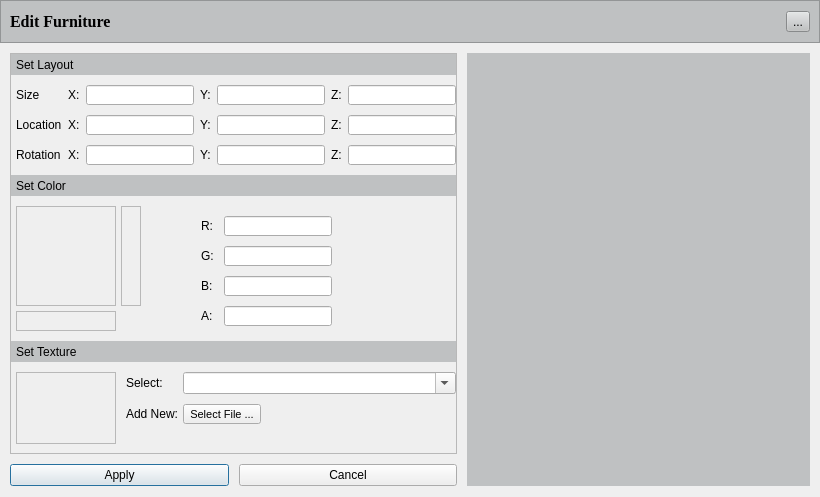
<?xml version="1.0" encoding="UTF-8"?>
<ui version="4.0">
 <class>EditFurniture</class>
 <widget class="QDialog" name="EditFurniture">
  <property name="geometry">
   <rect>
    <x>0</x>
    <y>0</y>
    <width>820</width>
    <height>497</height>
   </rect>
  </property>
  <property name="sizePolicy">
   <sizepolicy hsizetype="MinimumExpanding" vsizetype="MinimumExpanding">
    <horstretch>0</horstretch>
    <verstretch>0</verstretch>
   </sizepolicy>
  </property>
  <property name="windowTitle">
   <string>Dialog</string>
  </property>
  <layout class="QVBoxLayout" name="verticalLayout">
   <property name="spacing">
    <number>10</number>
   </property>
   <property name="leftMargin">
    <number>0</number>
   </property>
   <property name="topMargin">
    <number>0</number>
   </property>
   <property name="rightMargin">
    <number>0</number>
   </property>
   <item>
    <widget class="QFrame" name="frame_2">
     <property name="minimumSize">
      <size>
       <width>0</width>
       <height>43</height>
      </size>
     </property>
     <property name="styleSheet">
      <string notr="true">background-color:rgb(191,193,194)</string>
     </property>
     <property name="frameShape">
      <enum>QFrame::StyledPanel</enum>
     </property>
     <property name="frameShadow">
      <enum>QFrame::Raised</enum>
     </property>
     <layout class="QHBoxLayout" name="horizontalLayout_7">
      <item>
       <widget class="QLabel" name="label_14">
        <property name="font">
         <font>
          <family>Times New Roman</family>
          <pointsize>12</pointsize>
          <weight>75</weight>
          <bold>true</bold>
         </font>
        </property>
        <property name="text">
         <string>Edit Furniture</string>
        </property>
       </widget>
      </item>
      <item>
       <widget class="QToolButton" name="m_pToolButtonCancel">
        <property name="text">
         <string>...</string>
        </property>
        <property name="icon">
         <iconset>
          <normaloff>../../../Projekti/close-icon.png</normaloff>../../../Projekti/close-icon.png</iconset>
        </property>
       </widget>
      </item>
     </layout>
    </widget>
   </item>
   <item>
    <layout class="QHBoxLayout" name="horizontalLayout_2">
     <property name="spacing">
      <number>0</number>
     </property>
     <property name="leftMargin">
      <number>10</number>
     </property>
     <property name="rightMargin">
      <number>10</number>
     </property>
     <item>
      <layout class="QVBoxLayout" name="verticalLayout_6">
       <property name="spacing">
        <number>10</number>
       </property>
       <property name="bottomMargin">
        <number>0</number>
       </property>
       <item>
        <widget class="QScrollArea" name="scrollArea">
         <property name="verticalScrollBarPolicy">
          <enum>Qt::ScrollBarAsNeeded</enum>
         </property>
         <property name="widgetResizable">
          <bool>true</bool>
         </property>
         <widget class="QWidget" name="scrollAreaWidgetContents">
          <property name="geometry">
           <rect>
            <x>0</x>
            <y>0</y>
            <width>436</width>
            <height>396</height>
           </rect>
          </property>
          <layout class="QVBoxLayout" name="verticalLayout_3">
           <property name="spacing">
            <number>10</number>
           </property>
           <property name="leftMargin">
            <number>0</number>
           </property>
           <property name="topMargin">
            <number>0</number>
           </property>
           <property name="rightMargin">
            <number>0</number>
           </property>
           <item>
            <widget class="QLabel" name="label_2">
             <property name="sizePolicy">
              <sizepolicy hsizetype="Preferred" vsizetype="Fixed">
               <horstretch>0</horstretch>
               <verstretch>0</verstretch>
              </sizepolicy>
             </property>
             <property name="minimumSize">
              <size>
               <width>0</width>
               <height>21</height>
              </size>
             </property>
             <property name="maximumSize">
              <size>
               <width>16777215</width>
               <height>21</height>
              </size>
             </property>
             <property name="styleSheet">
              <string notr="true">background-color:rgb(191,193,194)</string>
             </property>
             <property name="frameShape">
              <enum>QFrame::NoFrame</enum>
             </property>
             <property name="frameShadow">
              <enum>QFrame::Raised</enum>
             </property>
             <property name="text">
              <string>Set Layout</string>
             </property>
             <property name="textFormat">
              <enum>Qt::PlainText</enum>
             </property>
             <property name="indent">
              <number>5</number>
             </property>
            </widget>
           </item>
           <item>
            <layout class="QGridLayout" name="gridLayout">
             <property name="leftMargin">
              <number>5</number>
             </property>
             <property name="bottomMargin">
              <number>0</number>
             </property>
             <property name="horizontalSpacing">
              <number>6</number>
             </property>
             <item row="1" column="4">
              <widget class="QLineEdit" name="m_pLineEditLocationY">
               <property name="maximumSize">
                <size>
                 <width>16777215</width>
                 <height>20</height>
                </size>
               </property>
              </widget>
             </item>
             <item row="0" column="1">
              <widget class="QLabel" name="label_34">
               <property name="text">
                <string>X:</string>
               </property>
              </widget>
             </item>
             <item row="0" column="5">
              <widget class="QLabel" name="label_41">
               <property name="text">
                <string>Z:</string>
               </property>
              </widget>
             </item>
             <item row="1" column="6">
              <widget class="QLineEdit" name="m_pLineEditLocationZ">
               <property name="maximumSize">
                <size>
                 <width>16777215</width>
                 <height>20</height>
                </size>
               </property>
              </widget>
             </item>
             <item row="0" column="4">
              <widget class="QLineEdit" name="m_pLineEditScaleY">
               <property name="maximumSize">
                <size>
                 <width>16777215</width>
                 <height>20</height>
                </size>
               </property>
              </widget>
             </item>
             <item row="0" column="2">
              <widget class="QLineEdit" name="m_pLineEditScaleX">
               <property name="maximumSize">
                <size>
                 <width>16777215</width>
                 <height>20</height>
                </size>
               </property>
              </widget>
             </item>
             <item row="1" column="3">
              <widget class="QLabel" name="label_35">
               <property name="text">
                <string>Y:</string>
               </property>
              </widget>
             </item>
             <item row="1" column="1">
              <widget class="QLabel" name="label_33">
               <property name="text">
                <string>X:</string>
               </property>
              </widget>
             </item>
             <item row="1" column="2">
              <widget class="QLineEdit" name="m_pLineEditLocationX">
               <property name="maximumSize">
                <size>
                 <width>16777215</width>
                 <height>20</height>
                </size>
               </property>
              </widget>
             </item>
             <item row="1" column="0">
              <widget class="QLabel" name="label_9">
               <property name="text">
                <string>Location</string>
               </property>
              </widget>
             </item>
             <item row="0" column="3">
              <widget class="QLabel" name="label_36">
               <property name="text">
                <string>Y:</string>
               </property>
              </widget>
             </item>
             <item row="0" column="6">
              <widget class="QLineEdit" name="m_pLineEditScaleZ">
               <property name="maximumSize">
                <size>
                 <width>16777215</width>
                 <height>20</height>
                </size>
               </property>
              </widget>
             </item>
             <item row="1" column="5">
              <widget class="QLabel" name="label_37">
               <property name="text">
                <string>Z:</string>
               </property>
              </widget>
             </item>
             <item row="0" column="0">
              <widget class="QLabel" name="label_8">
               <property name="text">
                <string>Size</string>
               </property>
              </widget>
             </item>
             <item row="2" column="0">
              <widget class="QLabel" name="label_10">
               <property name="text">
                <string>Rotation</string>
               </property>
              </widget>
             </item>
             <item row="2" column="1">
              <widget class="QLabel" name="label_39">
               <property name="text">
                <string>X:</string>
               </property>
              </widget>
             </item>
             <item row="2" column="2">
              <widget class="QLineEdit" name="m_pLineEditRotationX">
               <property name="maximumSize">
                <size>
                 <width>16777215</width>
                 <height>20</height>
                </size>
               </property>
              </widget>
             </item>
             <item row="2" column="4">
              <widget class="QLineEdit" name="m_pLineEditRotationY">
               <property name="maximumSize">
                <size>
                 <width>16777215</width>
                 <height>20</height>
                </size>
               </property>
              </widget>
             </item>
             <item row="2" column="6">
              <widget class="QLineEdit" name="m_pLineEditRotationZ">
               <property name="maximumSize">
                <size>
                 <width>16777215</width>
                 <height>20</height>
                </size>
               </property>
              </widget>
             </item>
             <item row="2" column="5">
              <widget class="QLabel" name="label_40">
               <property name="text">
                <string>Z:</string>
               </property>
              </widget>
             </item>
             <item row="2" column="3">
              <widget class="QLabel" name="label_38">
               <property name="text">
                <string>Y:</string>
               </property>
              </widget>
             </item>
            </layout>
           </item>
           <item>
            <widget class="QLabel" name="label_3">
             <property name="sizePolicy">
              <sizepolicy hsizetype="Preferred" vsizetype="Fixed">
               <horstretch>0</horstretch>
               <verstretch>0</verstretch>
              </sizepolicy>
             </property>
             <property name="minimumSize">
              <size>
               <width>0</width>
               <height>21</height>
              </size>
             </property>
             <property name="maximumSize">
              <size>
               <width>16777215</width>
               <height>21</height>
              </size>
             </property>
             <property name="styleSheet">
              <string notr="true">background-color:rgb(191,193,194)</string>
             </property>
             <property name="frameShape">
              <enum>QFrame::NoFrame</enum>
             </property>
             <property name="frameShadow">
              <enum>QFrame::Raised</enum>
             </property>
             <property name="text">
              <string>Set Color</string>
             </property>
             <property name="textFormat">
              <enum>Qt::PlainText</enum>
             </property>
             <property name="scaledContents">
              <bool>false</bool>
             </property>
             <property name="margin">
              <number>0</number>
             </property>
             <property name="indent">
              <number>5</number>
             </property>
            </widget>
           </item>
           <item>
            <layout class="QHBoxLayout" name="horizontalLayout_3">
             <property name="spacing">
              <number>40</number>
             </property>
             <property name="bottomMargin">
              <number>0</number>
             </property>
             <item>
              <layout class="QVBoxLayout" name="verticalLayout_4">
               <property name="spacing">
                <number>5</number>
               </property>
               <property name="leftMargin">
                <number>5</number>
               </property>
               <property name="bottomMargin">
                <number>0</number>
               </property>
               <item>
                <layout class="QHBoxLayout" name="horizontalLayout_4">
                 <item>
                  <widget class="QLabel" name="m_pLabelColorFactory">
                   <property name="enabled">
                    <bool>true</bool>
                   </property>
                   <property name="sizePolicy">
                    <sizepolicy hsizetype="Fixed" vsizetype="Fixed">
                     <horstretch>0</horstretch>
                     <verstretch>0</verstretch>
                    </sizepolicy>
                   </property>
                   <property name="minimumSize">
                    <size>
                     <width>100</width>
                     <height>100</height>
                    </size>
                   </property>
                   <property name="frameShape">
                    <enum>QFrame::StyledPanel</enum>
                   </property>
                   <property name="text">
                    <string/>
                   </property>
                  </widget>
                 </item>
                 <item>
                  <widget class="QLabel" name="m_pLabelColorTag">
                   <property name="sizePolicy">
                    <sizepolicy hsizetype="Fixed" vsizetype="Fixed">
                     <horstretch>0</horstretch>
                     <verstretch>0</verstretch>
                    </sizepolicy>
                   </property>
                   <property name="minimumSize">
                    <size>
                     <width>20</width>
                     <height>100</height>
                    </size>
                   </property>
                   <property name="frameShape">
                    <enum>QFrame::StyledPanel</enum>
                   </property>
                   <property name="text">
                    <string/>
                   </property>
                  </widget>
                 </item>
                </layout>
               </item>
               <item>
                <widget class="QLabel" name="m_pLabelColorSample">
                 <property name="minimumSize">
                  <size>
                   <width>100</width>
                   <height>20</height>
                  </size>
                 </property>
                 <property name="maximumSize">
                  <size>
                   <width>100</width>
                   <height>20</height>
                  </size>
                 </property>
                 <property name="frameShape">
                  <enum>QFrame::StyledPanel</enum>
                 </property>
                 <property name="text">
                  <string/>
                 </property>
                </widget>
               </item>
              </layout>
             </item>
             <item>
              <layout class="QFormLayout" name="formLayout_2">
               <property name="fieldGrowthPolicy">
                <enum>QFormLayout::FieldsStayAtSizeHint</enum>
               </property>
               <property name="horizontalSpacing">
                <number>10</number>
               </property>
               <property name="verticalSpacing">
                <number>10</number>
               </property>
               <property name="leftMargin">
                <number>20</number>
               </property>
               <property name="topMargin">
                <number>10</number>
               </property>
               <property name="rightMargin">
                <number>10</number>
               </property>
               <item row="0" column="0">
                <widget class="QLabel" name="label_45">
                 <property name="text">
                  <string>R:</string>
                 </property>
                </widget>
               </item>
               <item row="0" column="1">
                <widget class="QLineEdit" name="m_pLineEditColorR">
                 <property name="maximumSize">
                  <size>
                   <width>16777215</width>
                   <height>20</height>
                  </size>
                 </property>
                </widget>
               </item>
               <item row="1" column="0">
                <widget class="QLabel" name="label_46">
                 <property name="text">
                  <string>G:</string>
                 </property>
                </widget>
               </item>
               <item row="1" column="1">
                <widget class="QLineEdit" name="m_pLineEditColorG">
                 <property name="maximumSize">
                  <size>
                   <width>16777215</width>
                   <height>20</height>
                  </size>
                 </property>
                </widget>
               </item>
               <item row="2" column="0">
                <widget class="QLabel" name="label_43">
                 <property name="text">
                  <string>B:</string>
                 </property>
                </widget>
               </item>
               <item row="2" column="1">
                <widget class="QLineEdit" name="m_pLineEditColorB">
                 <property name="maximumSize">
                  <size>
                   <width>16777215</width>
                   <height>20</height>
                  </size>
                 </property>
                </widget>
               </item>
               <item row="3" column="0">
                <widget class="QLabel" name="label_53">
                 <property name="text">
                  <string>A:</string>
                 </property>
                </widget>
               </item>
               <item row="3" column="1">
                <widget class="QLineEdit" name="m_pLineEditColorA">
                 <property name="maximumSize">
                  <size>
                   <width>16777215</width>
                   <height>20</height>
                  </size>
                 </property>
                </widget>
               </item>
              </layout>
             </item>
            </layout>
           </item>
           <item>
            <widget class="QLabel" name="label_6">
             <property name="sizePolicy">
              <sizepolicy hsizetype="Preferred" vsizetype="Fixed">
               <horstretch>0</horstretch>
               <verstretch>0</verstretch>
              </sizepolicy>
             </property>
             <property name="minimumSize">
              <size>
               <width>0</width>
               <height>21</height>
              </size>
             </property>
             <property name="maximumSize">
              <size>
               <width>16777215</width>
               <height>21</height>
              </size>
             </property>
             <property name="styleSheet">
              <string notr="true">background-color:rgb(191,193,194)</string>
             </property>
             <property name="frameShape">
              <enum>QFrame::NoFrame</enum>
             </property>
             <property name="frameShadow">
              <enum>QFrame::Raised</enum>
             </property>
             <property name="text">
              <string>Set Texture</string>
             </property>
             <property name="textFormat">
              <enum>Qt::PlainText</enum>
             </property>
             <property name="indent">
              <number>5</number>
             </property>
            </widget>
           </item>
           <item>
            <layout class="QHBoxLayout" name="horizontalLayout_5">
             <property name="spacing">
              <number>10</number>
             </property>
             <property name="leftMargin">
              <number>5</number>
             </property>
             <item>
              <widget class="QLabel" name="m_pLabelTexture">
               <property name="maximumSize">
                <size>
                 <width>100</width>
                 <height>100</height>
                </size>
               </property>
               <property name="frameShape">
                <enum>QFrame::StyledPanel</enum>
               </property>
               <property name="text">
                <string/>
               </property>
               <property name="scaledContents">
                <bool>true</bool>
               </property>
               <property name="alignment">
                <set>Qt::AlignCenter</set>
               </property>
              </widget>
             </item>
             <item>
              <layout class="QFormLayout" name="formLayout_3">
               <property name="horizontalSpacing">
                <number>5</number>
               </property>
               <property name="verticalSpacing">
                <number>10</number>
               </property>
               <property name="leftMargin">
                <number>0</number>
               </property>
               <property name="topMargin">
                <number>0</number>
               </property>
               <item row="0" column="0">
                <widget class="QLabel" name="label_12">
                 <property name="text">
                  <string>Select:</string>
                 </property>
                </widget>
               </item>
               <item row="0" column="1">
                <widget class="QComboBox" name="m_pComboBoxTexture">
                 <property name="acceptDrops">
                  <bool>true</bool>
                 </property>
                 <property name="editable">
                  <bool>true</bool>
                 </property>
                 <property name="insertPolicy">
                  <enum>QComboBox::InsertAlphabetically</enum>
                 </property>
                </widget>
               </item>
               <item row="1" column="0">
                <widget class="QLabel" name="label_11">
                 <property name="text">
                  <string>Add New:</string>
                 </property>
                 <property name="margin">
                  <number>0</number>
                 </property>
                </widget>
               </item>
               <item row="1" column="1">
                <widget class="QToolButton" name="m_pToolButtonTexture">
                 <property name="font">
                  <font>
                   <pointsize>8</pointsize>
                  </font>
                 </property>
                 <property name="text">
                  <string>Select File ...</string>
                 </property>
                 <property name="popupMode">
                  <enum>QToolButton::InstantPopup</enum>
                 </property>
                </widget>
               </item>
              </layout>
             </item>
            </layout>
           </item>
          </layout>
         </widget>
        </widget>
       </item>
       <item>
        <layout class="QHBoxLayout" name="horizontalLayout_6">
         <property name="bottomMargin">
          <number>0</number>
         </property>
         <item>
          <widget class="QPushButton" name="m_pPushButtonApply">
           <property name="text">
            <string>Apply</string>
           </property>
          </widget>
         </item>
         <item>
          <widget class="QPushButton" name="m_pPushButtonCancel">
           <property name="text">
            <string>Cancel</string>
           </property>
          </widget>
         </item>
        </layout>
       </item>
      </layout>
     </item>
     <item>
      <widget class="QWidget" name="widget" native="true">
       <property name="sizePolicy">
        <sizepolicy hsizetype="MinimumExpanding" vsizetype="MinimumExpanding">
         <horstretch>1</horstretch>
         <verstretch>1</verstretch>
        </sizepolicy>
       </property>
       <property name="minimumSize">
        <size>
         <width>310</width>
         <height>300</height>
        </size>
       </property>
       <property name="styleSheet">
        <string notr="true"/>
       </property>
       <layout class="QVBoxLayout" name="verticalLayout_2">
        <property name="spacing">
         <number>0</number>
        </property>
        <property name="leftMargin">
         <number>10</number>
        </property>
        <property name="topMargin">
         <number>0</number>
        </property>
        <property name="rightMargin">
         <number>0</number>
        </property>
        <property name="bottomMargin">
         <number>0</number>
        </property>
        <item>
         <widget class="VR::OSGQT_Widget" name="m_pOSGQT_Widget" native="true">
          <property name="sizePolicy">
           <sizepolicy hsizetype="MinimumExpanding" vsizetype="MinimumExpanding">
            <horstretch>0</horstretch>
            <verstretch>0</verstretch>
           </sizepolicy>
          </property>
          <property name="minimumSize">
           <size>
            <width>300</width>
            <height>300</height>
           </size>
          </property>
          <property name="maximumSize">
           <size>
            <width>16777215</width>
            <height>16777215</height>
           </size>
          </property>
          <property name="sizeIncrement">
           <size>
            <width>1</width>
            <height>1</height>
           </size>
          </property>
          <property name="baseSize">
           <size>
            <width>300</width>
            <height>300</height>
           </size>
          </property>
          <property name="styleSheet">
           <string notr="true">background-color: rgb(191, 193, 194);</string>
          </property>
         </widget>
        </item>
       </layout>
      </widget>
     </item>
    </layout>
   </item>
  </layout>
 </widget>
 <customwidgets>
  <customwidget>
   <class>VR::OSGQT_Widget</class>
   <extends>QWidget</extends>
   <header location="global">osgqt_widget.h</header>
   <container>1</container>
  </customwidget>
 </customwidgets>
 <tabstops>
  <tabstop>scrollArea</tabstop>
  <tabstop>m_pLineEditScaleX</tabstop>
  <tabstop>m_pLineEditScaleY</tabstop>
  <tabstop>m_pLineEditScaleZ</tabstop>
  <tabstop>m_pLineEditLocationX</tabstop>
  <tabstop>m_pLineEditLocationY</tabstop>
  <tabstop>m_pLineEditLocationZ</tabstop>
  <tabstop>m_pLineEditRotationX</tabstop>
  <tabstop>m_pLineEditRotationY</tabstop>
  <tabstop>m_pLineEditRotationZ</tabstop>
  <tabstop>m_pLineEditColorR</tabstop>
  <tabstop>m_pLineEditColorG</tabstop>
  <tabstop>m_pLineEditColorB</tabstop>
  <tabstop>m_pLineEditColorA</tabstop>
  <tabstop>m_pComboBoxTexture</tabstop>
  <tabstop>m_pToolButtonTexture</tabstop>
  <tabstop>m_pPushButtonApply</tabstop>
  <tabstop>m_pPushButtonCancel</tabstop>
 </tabstops>
 <resources/>
 <connections/>
</ui>
